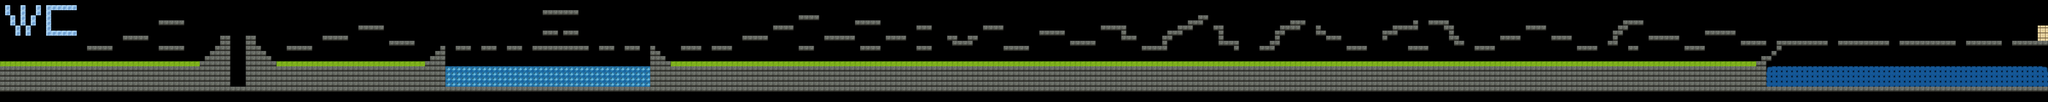

Rendered tile map (Tiled .tmx) drawn with the repository's tilesets; below, a short description and the map source with its tile grids summarised:
An orthogonal 400x20 tile map with 32x32 px tiles, 3 tile layers (Foreground, Background, Meta), 2 tilesets and 103 objects (101x Normal, Player, Branch).

<map version="1.0" orientation="orthogonal" renderorder="right-down" width="400" height="20" tilewidth="32" tileheight="32" nextobjectid="169">
 <tileset firstgid="1" name="Tiles02-02" tilewidth="32" tileheight="32" tilecount="240">
  <image source="Tiles/Tiles02-02.png" width="512" height="480" />
  <tile id="85">
   <properties>
    <property name="Pass" value="True" />
   </properties>
  </tile>
  <tile id="233">
   <properties>
    <property name="Collision" value="True" />
   </properties>
  </tile>
 </tileset>
 <tileset firstgid="241" name="Tiles02-01" tilewidth="32" tileheight="32" tilecount="192">
  <image source="Tiles/Tiles02-01.png" width="512" height="384" />
 </tileset>
 <layer name="Foreground" width="400" height="20">
  <data>[8000 cells, 435 non-empty, 6 distinct tile ids]</data>
 </layer>
 <layer name="Background" width="400" height="20">
  <data>[8000 cells, 2233 non-empty, 9 distinct tile ids]</data>
 </layer>
 <layer name="Meta" width="400" height="20">
  <data>[8000 cells, 2025 non-empty, 2 distinct tile ids]</data>
 </layer>
 <objectgroup name="Objects">
  <object id="63" name="Player" x="46" y="306" width="63" height="53">
   <ellipse />
  </object>
  <object id="64" name="Enemy" type="Normal" x="592" y="242" width="54" height="40">
   <properties>
    <property name="AttEffect" value="02-MyLittlePony/0101.wav" />
    <property name="DeadEffect" value="02-MyLittlePony/0102.wav" />
    <property name="Texture" value="02-MyLittlePony/01.png" />
   </properties>
   <ellipse />
  </object>
  <object id="68" name="Enemy" type="Normal" x="848" y="350" width="54" height="40">
   <properties>
    <property name="AttEffect" value="02-MyLittlePony/0101.wav" />
    <property name="DeadEffect" value="02-MyLittlePony/0102.wav" />
    <property name="Texture" value="02-MyLittlePony/01.png" />
   </properties>
   <ellipse />
  </object>
  <object id="69" name="Enemy" type="Normal" x="1053" y="227" width="54" height="40">
   <properties>
    <property name="AttEffect" value="02-MyLittlePony/0101.wav" />
    <property name="DeadEffect" value="02-MyLittlePony/0102.wav" />
    <property name="Texture" value="02-MyLittlePony/01.png" />
   </properties>
   <ellipse />
  </object>
  <object id="70" name="Enemy" type="Normal" x="1275" y="269" width="54" height="40">
   <properties>
    <property name="AttEffect" value="02-MyLittlePony/0101.wav" />
    <property name="DeadEffect" value="02-MyLittlePony/0102.wav" />
    <property name="Texture" value="02-MyLittlePony/01.png" />
   </properties>
   <ellipse />
  </object>
  <object id="71" name="Enemy" type="Normal" x="1656" y="266" width="54" height="40">
   <properties>
    <property name="AttEffect" value="02-MyLittlePony/0101.wav" />
    <property name="DeadEffect" value="02-MyLittlePony/0102.wav" />
    <property name="Texture" value="02-MyLittlePony/01.png" />
   </properties>
   <ellipse />
  </object>
  <object id="72" name="Enemy" type="Normal" x="2083" y="167" width="54" height="40">
   <properties>
    <property name="AttEffect" value="02-MyLittlePony/0101.wav" />
    <property name="DeadEffect" value="02-MyLittlePony/0102.wav" />
    <property name="Texture" value="02-MyLittlePony/01.png" />
   </properties>
   <ellipse />
  </object>
  <object id="73" name="Enemy" type="Normal" x="2098" y="341" width="54" height="40">
   <properties>
    <property name="AttEffect" value="02-MyLittlePony/0101.wav" />
    <property name="DeadEffect" value="02-MyLittlePony/0102.wav" />
    <property name="Texture" value="02-MyLittlePony/01.png" />
   </properties>
   <ellipse />
  </object>
  <object id="74" name="Enemy" type="Normal" x="2506" y="177" width="54" height="40">
   <properties>
    <property name="AttEffect" value="02-MyLittlePony/0101.wav" />
    <property name="DeadEffect" value="02-MyLittlePony/0102.wav" />
    <property name="Texture" value="02-MyLittlePony/01.png" />
   </properties>
   <ellipse />
  </object>
  <object id="75" name="Enemy" type="Normal" x="3481" y="235" width="54" height="40">
   <properties>
    <property name="AttEffect" value="02-MyLittlePony/0101.wav" />
    <property name="DeadEffect" value="02-MyLittlePony/0102.wav" />
    <property name="Texture" value="02-MyLittlePony/01.png" />
   </properties>
   <ellipse />
  </object>
  <object id="76" name="Enemy" type="Normal" x="4270" y="339" width="54" height="40">
   <properties>
    <property name="AttEffect" value="02-MyLittlePony/0101.wav" />
    <property name="DeadEffect" value="02-MyLittlePony/0102.wav" />
    <property name="Texture" value="02-MyLittlePony/01.png" />
   </properties>
   <ellipse />
  </object>
  <object id="77" name="Enemy" type="Normal" x="4285" y="223" width="54" height="40">
   <properties>
    <property name="AttEffect" value="02-MyLittlePony/0101.wav" />
    <property name="DeadEffect" value="02-MyLittlePony/0102.wav" />
    <property name="Texture" value="02-MyLittlePony/01.png" />
   </properties>
   <ellipse />
  </object>
  <object id="78" name="Enemy" type="Normal" x="4794" y="323" width="54" height="40">
   <properties>
    <property name="AttEffect" value="02-MyLittlePony/0101.wav" />
    <property name="DeadEffect" value="02-MyLittlePony/0102.wav" />
    <property name="Texture" value="02-MyLittlePony/01.png" />
   </properties>
   <ellipse />
  </object>
  <object id="79" name="Enemy" type="Normal" x="5192" y="327" width="54" height="40">
   <properties>
    <property name="AttEffect" value="02-MyLittlePony/0101.wav" />
    <property name="DeadEffect" value="02-MyLittlePony/0102.wav" />
    <property name="Texture" value="02-MyLittlePony/01.png" />
   </properties>
   <ellipse />
  </object>
  <object id="80" name="Enemy" type="Normal" x="5218" y="163" width="54" height="40">
   <properties>
    <property name="AttEffect" value="02-MyLittlePony/0101.wav" />
    <property name="DeadEffect" value="02-MyLittlePony/0102.wav" />
    <property name="Texture" value="02-MyLittlePony/01.png" />
   </properties>
   <ellipse />
  </object>
  <object id="81" name="Enemy" type="Normal" x="5740" y="92" width="54" height="40">
   <properties>
    <property name="AttEffect" value="02-MyLittlePony/0101.wav" />
    <property name="DeadEffect" value="02-MyLittlePony/0102.wav" />
    <property name="Texture" value="02-MyLittlePony/01.png" />
   </properties>
   <ellipse />
  </object>
  <object id="82" name="Enemy" type="Normal" x="6170" y="92" width="54" height="40">
   <properties>
    <property name="AttEffect" value="02-MyLittlePony/0101.wav" />
    <property name="DeadEffect" value="02-MyLittlePony/0102.wav" />
    <property name="Texture" value="02-MyLittlePony/01.png" />
   </properties>
   <ellipse />
  </object>
  <object id="83" name="Enemy" type="Normal" x="6709" y="348" width="54" height="40">
   <properties>
    <property name="AttEffect" value="02-MyLittlePony/0101.wav" />
    <property name="DeadEffect" value="02-MyLittlePony/0102.wav" />
    <property name="Texture" value="02-MyLittlePony/01.png" />
   </properties>
   <ellipse />
  </object>
  <object id="84" name="Enemy" type="Normal" x="7170" y="219" width="54" height="40">
   <properties>
    <property name="AttEffect" value="02-MyLittlePony/0101.wav" />
    <property name="DeadEffect" value="02-MyLittlePony/0102.wav" />
    <property name="Texture" value="02-MyLittlePony/01.png" />
   </properties>
   <ellipse />
  </object>
  <object id="85" name="Enemy" type="Normal" x="7480" y="327" width="54" height="40">
   <properties>
    <property name="AttEffect" value="02-MyLittlePony/0101.wav" />
    <property name="DeadEffect" value="02-MyLittlePony/0102.wav" />
    <property name="Texture" value="02-MyLittlePony/01.png" />
   </properties>
   <ellipse />
  </object>
  </objectgroup>
</map>
<!-- 83 of 103 objects omitted -->
